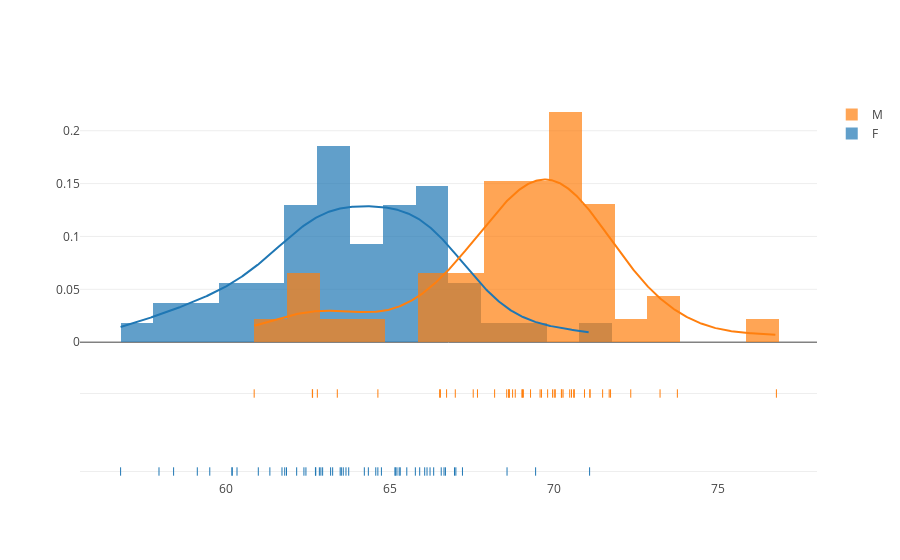

Notebook code for this chart:
### Code cell
fig = pff.create_distplot([cq[c].dropna() for c in cq.columns], cq.columns)
fig.show()

### Figure 1 — Plotly figure (JSON) as saved in the notebook; plotly's stock layout.template omitted (floating-point values rounded to 4 significant figures; data arrays with more than 128 entries replaced by an {"elided": "..."} marker saying what was removed)
{"data": [{"autobinx": false, "histnorm": "probability density", "legendgroup": "F", "marker": {"color": "rgb(31, 119, 180)"}, "name": "F", "opacity": 0.7, "type": "histogram", "x": [66.96, 65.15, 62.89, 62.84, 59.12, 61.78, 64.62, 69.44, 62.73, 63.24, 63.47, 60.98, 57.95, 64.73, 63.74, 59.5, 62.94, 65.28, 65.21, 61.33, 62.72, 60.17, 62.15, 64.21, 68.57, 63.65, 66.64, 56.77, 71.09, 66.22, 63.18, 65.77, 63.57, 65.9, 60.18, 66.05, 61.7, 62.37, 66.69, 65.31, 60.33, 62.43, 66.33, 61.84, 63.51, 66.12, 66.56, 67.21, 58.39, 64.56, 67.0, 65.16, 65.51, 64.33], "xaxis": "x", "xbins": {"end": 71.09, "size": 1, "start": 56.77}, "yaxis": "y"}, {"autobinx": false, "histnorm": "probability density", "legendgroup": "M", "marker": {"color": "rgb(255, 127, 14)"}, "name": "M", "opacity": 0.7, "type": "histogram", "x": [66.99, 70.04, 71.48, 69.8, 73.24, 68.74, 69.06, 70.53, 71.72, 66.53, 70.62, 70.01, 63.39, 67.66, 76.79, 71.1, 72.34, 68.82, 68.63, 70.6, 70.22, 62.78, 66.72, 69.02, 70.28, 68.63, 68.62, 60.85, 69.57, 69.04, 70.24, 70.93, 68.56, 73.76, 69.62, 62.62, 69.28, 71.68, 66.51, 70.48, 67.53, 64.63, 62.63, 71.1, 69.96, 68.19], "xaxis": "x", "xbins": {"end": 76.79, "size": 1, "start": 60.85}, "yaxis": "y"}, {"legendgroup": "F", "marker": {"color": "rgb(31, 119, 180)"}, "mode": "lines", "name": "F", "showlegend": false, "type": "scatter", "x": {"elided": "500 float values"}, "xaxis": "x", "y": {"elided": "500 float values"}, "yaxis": "y"}, {"legendgroup": "M", "marker": {"color": "rgb(255, 127, 14)"}, "mode": "lines", "name": "M", "showlegend": false, "type": "scatter", "x": {"elided": "500 float values"}, "xaxis": "x", "y": {"elided": "500 float values"}, "yaxis": "y"}, {"legendgroup": "F", "marker": {"color": "rgb(31, 119, 180)", "symbol": "line-ns-open"}, "mode": "markers", "name": "F", "showlegend": false, "type": "scatter", "x": [66.96, 65.15, 62.89, 62.84, 59.12, 61.78, 64.62, 69.44, 62.73, 63.24, 63.47, 60.98, 57.95, 64.73, 63.74, 59.5, 62.94, 65.28, 65.21, 61.33, 62.72, 60.17, 62.15, 64.21, 68.57, 63.65, 66.64, 56.77, 71.09, 66.22, 63.18, 65.77, 63.57, 65.9, 60.18, 66.05, 61.7, 62.37, 66.69, 65.31, 60.33, 62.43, 66.33, 61.84, 63.51, 66.12, 66.56, 67.21, 58.39, 64.56, 67.0, 65.16, 65.51, 64.33], "xaxis": "x", "y": ["F", "F", "F", "F", "F", "F", "F", "F", "F", "F", "F", "F", "F", "F", "F", "F", "F", "F", "F", "F", "F", "F", "F", "F", "F", "F", "F", "F", "F", "F", "F", "F", "F", "F", "F", "F", "F", "F", "F", "F", "F", "F", "F", "F", "F", "F", "F", "F", "F", "F", "F", "F", "F", "F"], "yaxis": "y2"}, {"legendgroup": "M", "marker": {"color": "rgb(255, 127, 14)", "symbol": "line-ns-open"}, "mode": "markers", "name": "M", "showlegend": false, "type": "scatter", "x": [66.99, 70.04, 71.48, 69.8, 73.24, 68.74, 69.06, 70.53, 71.72, 66.53, 70.62, 70.01, 63.39, 67.66, 76.79, 71.1, 72.34, 68.82, 68.63, 70.6, 70.22, 62.78, 66.72, 69.02, 70.28, 68.63, 68.62, 60.85, 69.57, 69.04, 70.24, 70.93, 68.56, 73.76, 69.62, 62.62, 69.28, 71.68, 66.51, 70.48, 67.53, 64.63, 62.63, 71.1, 69.96, 68.19], "xaxis": "x", "y": ["M", "M", "M", "M", "M", "M", "M", "M", "M", "M", "M", "M", "M", "M", "M", "M", "M", "M", "M", "M", "M", "M", "M", "M", "M", "M", "M", "M", "M", "M", "M", "M", "M", "M", "M", "M", "M", "M", "M", "M", "M", "M", "M", "M", "M", "M"], "yaxis": "y2"}], "layout": {"barmode": "overlay", "hovermode": "closest", "legend": {"traceorder": "reversed"}, "xaxis": {"anchor": "y2", "domain": [0, 1], "zeroline": false}, "yaxis": {"anchor": "free", "domain": [0.35, 1], "position": 0}, "yaxis2": {"anchor": "x", "domain": [0, 0.25], "dtick": 1, "showticklabels": false}}}
